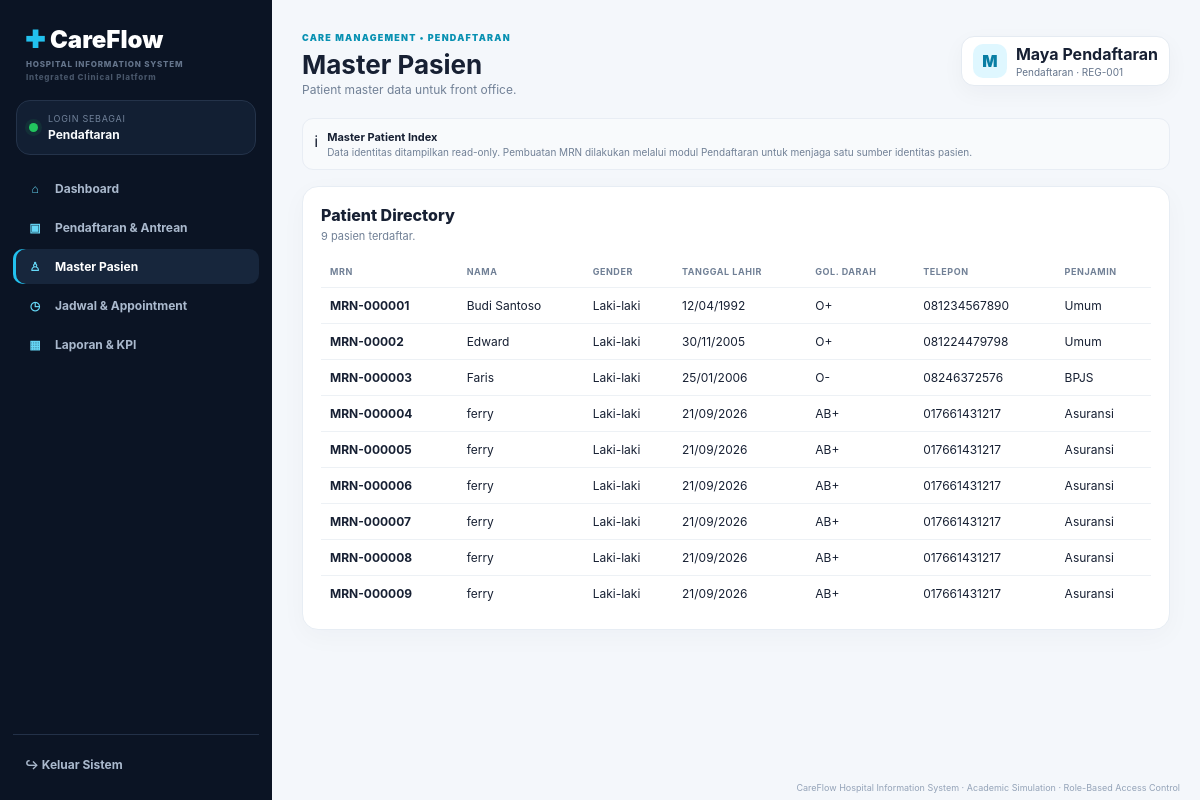
The app's page /hospital-system/patients.php (signed in) with its own data.
### tables this page shows
CREATE TABLE `patients` (
  `id` int(11) NOT NULL,
  `user_id` int(11) DEFAULT NULL,
  `mrn` varchar(30) NOT NULL,
  `name` varchar(120) NOT NULL,
  `gender` enum('male','female') NOT NULL,
  `birth_date` date NOT NULL,
  `blood_type` varchar(5) DEFAULT NULL,
  `phone` varchar(30) DEFAULT NULL,
  `address` text DEFAULT NULL,
  `created_at` timestamp NOT NULL DEFAULT current_timestamp(),
  `nik` varchar(30) DEFAULT NULL,
  `emergency_contact` varchar(120) DEFAULT NULL,
  `emergency_phone` varchar(30) DEFAULT NULL,
  `insurance` varchar(80) DEFAULT NULL
);

### hospital-system/config/auth.php (called while the page is built, shortened)
<?php
function h(?string $v): string { return htmlspecialchars((string)($v ?? ''),ENT_QUOTES,'UTF-8'); }
?>

### hospital-system/patients.php (the view)
<?php require_once __DIR__.'/config/database.php';require_once __DIR__.'/config/auth.php';require_page('patients.php');$page_title='Master Pasien';$page_subtitle=is_role('registration')?'Patient master data untuk front office.':'Patient identity dan demographic data untuk kebutuhan layanan Anda.';$rows=$pdo->query('SELECT id,mrn,name,gender,birth_date,blood_type,phone,insurance FROM patients ORDER BY name')->fetchAll();include __DIR__.'/includes/header.php';?>
<div class="notice"><div>ℹ</div><div><strong>Master Patient Index</strong><span>Data identitas ditampilkan read-only. Pembuatan MRN dilakukan melalui modul Pendaftaran untuk menjaga satu sumber identitas pasien.</span></div></div><div style="height:16px"></div><div class="card"><div class="card-header"><div><h3 class="section-title">Patient Directory</h3><p class="section-subtitle"><?=count($rows)?> pasien terdaftar.</p></div></div><div class="table-wrap"><table><tr><th>MRN</th><th>Nama</th><th>Gender</th><th>Tanggal Lahir</th><th>Gol. Darah</th><th>Telepon</th><th>Penjamin</th></tr><?php foreach($rows as $r):?><tr><td><b><?=h($r['mrn'])?></b></td><td><?=h($r['name'])?></td><td><?=h($r['gender']==='male'?'Laki-laki':'Perempuan')?></td><td><?=h(date('d/m/Y',strtotime($r['birth_date'])))?></td><td><?=h($r['blood_type']?:'—')?></td><td><?=h($r['phone']?:'—')?></td><td><?=h($r['insurance']?:'Umum')?></td></tr><?php endforeach;?></table></div></div><?php include __DIR__.'/includes/footer.php';?>

### hospital-system/assets/css/app.css (style rules this page uses)
* { box-sizing:border-box }
body { margin:0;font-family:Inter,ui-sans-serif,system-ui,-apple-system,"Segoe UI",sans-serif;background:#f4f7fb;color:#172033 }
.card { background:#fff;border:1px solid #e7edf4;border-radius:16px;padding:18px;box-shadow:0 7px 26px #17203308 }
.card-header { display:flex;justify-content:space-between;align-items:flex-start;gap:12px;margin-bottom:13px }
.section-title { font-size:16px;font-weight:800;margin:0 }
.section-subtitle { font-size:11px;color:#718096;margin:4px 0 0 }
.table-wrap { overflow:auto }
table { width:100%;border-collapse:collapse }
th,td { text-align:left;padding:10px 9px;border-bottom:1px solid #edf1f5;font-size:12px;white-space:nowrap }
th { color:#718096;font-size:9px;text-transform:uppercase;letter-spacing:.06em }
tr:last-child td { border-bottom:0 }
.notice { display:flex;gap:9px;align-items:flex-start;padding:11px;border-radius:11px;background:#f8fafc;border:1px solid #e8edf4 }
.notice strong { display:block;font-size:11px }
.notice span { display:block;color:#718096;font-size:10px;margin-top:2px }

### records on screen
patients: mrn "MRN-000001", name "Budi Santoso", gender "Laki-laki", birth_date "12/04/1992", blood_type "O+", phone "081234567890", insurance "Umum"
patients: mrn "MRN-00002", name "Edward", gender "Laki-laki", birth_date "30/11/2005", blood_type "O+", phone "081224479798", insurance "Umum"
patients: mrn "MRN-000003", name "Faris", gender "Laki-laki", birth_date "25/01/2006", blood_type "O-", phone "08246372576", insurance "BPJS"
patients: mrn "MRN-000004", name "ferry", gender "Laki-laki", birth_date "21/09/2026", blood_type "AB+", phone "017661431217", insurance "Asuransi"
patients: mrn "MRN-000005", name "ferry", gender "Laki-laki", birth_date "21/09/2026", blood_type "AB+", phone "017661431217", insurance "Asuransi"
patients: mrn "MRN-000006", name "ferry", gender "Laki-laki", birth_date "21/09/2026", blood_type "AB+", phone "017661431217", insurance "Asuransi"
patients: mrn "MRN-000007", name "ferry", gender "Laki-laki", birth_date "21/09/2026", blood_type "AB+", phone "017661431217", insurance "Asuransi"
patients: mrn "MRN-000008", name "ferry", gender "Laki-laki", birth_date "21/09/2026", blood_type "AB+", phone "017661431217", insurance "Asuransi"
patients: mrn "MRN-000009", name "ferry", gender "Laki-laki", birth_date "21/09/2026", blood_type "AB+", phone "017661431217", insurance "Asuransi"

### other values on screen
role_label($role) "Pendaftaran"
$item['icon'] "⌂"
$item['label'] "Dashboard"
$item['icon'] "▣"
$item['label'] "Pendaftaran & Antrean"
$item['icon'] "♙"
$item['label'] "Master Pasien"
$item['icon'] "◷"
$item['label'] "Jadwal & Appointment"
$item['icon'] "▦"
$item['label'] "Laporan & KPI"
role_label($role) "PENDAFTARAN"
$page_title "Master Pasien"
$page_subtitle "Patient master data untuk front office."
substr($_SESSION['user']['name'],0,1) "M"
